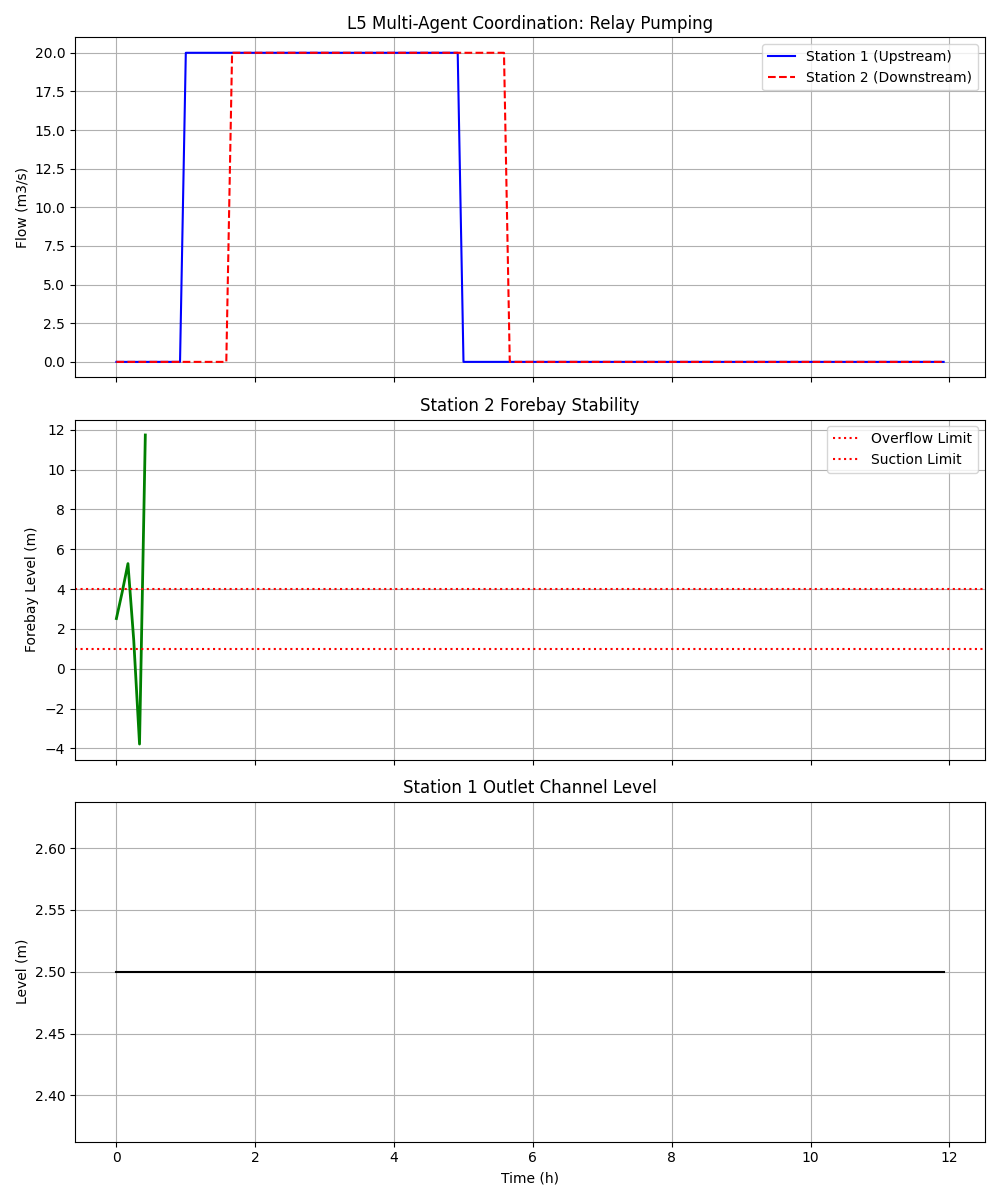

Recreate this plot in Python.

import numpy as np
import matplotlib.pyplot as plt
from ycjl_model import SaintVenantSolver, Config

# ==============================================================================
# L5 级数字孪生：多级泵站脉冲协同仿真 (Multi-Agent Pulse Coordination)
# ==============================================================================
# 模拟场景：屯佃泵站(Station 1) -> 渠道1 (12km) -> 前柳林泵站(Station 2)
# 验证目标：下游泵站能否精准配合上游脉冲，实现“智能接力”

class L5Coordinator:
    """中心化协调智能体 (或分布式协商逻辑)"""
    def __init__(self, distance_km, wave_speed_approx=5.0):
        self.distance = distance_km * 1000
        self.wave_speed = wave_speed_approx # m/s (浅水波速 sqrt(gh))
        
        # 预测波传播时间
        self.travel_time_sec = self.distance / self.wave_speed
        print(f"🌊 [L5 MPC] Estimated Wave Travel Time: {self.travel_time_sec/60:.1f} min")
        
    def get_downstream_schedule(self, t_now, upstream_schedule):
        """
        基于MPC思想，生成下游泵站的动作计划
        upstream_schedule: [(start_time, end_time, Q), ...]
        """
        downstream_schedule = []
        for (t_start, t_end, Q) in upstream_schedule:
            # 策略：提前一点开启下游泵站，甚至预降水位(Pre-discharge)
            # 这里简化为：紧跟波头，考虑滞后
            t_arrival = t_start + self.travel_time_sec
            t_departure = t_end + self.travel_time_sec
            
            # 为了安全，下游泵站稍微延后开启，利用前池容积缓冲头部波
            # 或者提前开启以腾容积？
            # L5策略：精准匹配。由于明渠有坦化作用，波形会变，这里做简单滞后。
            downstream_schedule.append((t_arrival, t_departure, Q))
            
        return downstream_schedule

class CascadedCanalSimulation:
    def __init__(self):
        # 渠道段1：屯佃 -> 前柳林
        self.len_1 = 12000.0 # 12km
        self.width = 20.0
        self.dx = 500.0
        self.dt = 30.0
        
        # 物理模型: Channel 1
        self.channel1 = SaintVenantSolver(length=self.len_1, width=self.width, dx=self.dx)
        
        # 初始状态
        self.channel1.h[:] = 2.5
        self.channel1.Q[:] = 0.0
        
        # 前池模型 (Forebay at Station 2 input)
        self.forebay_level = 2.5
        self.forebay_area = 2000.0 # m2
        
        # L5协调器
        # 估算波速: h=2.5, v~0 -> c = sqrt(9.8*2.5) = 4.95 m/s
        self.coordinator = L5Coordinator(distance_km=12.0, wave_speed_approx=5.0)
        
        # 泵站计划 (上游)
        # T=1h 开始脉冲，持续 4h
        self.res_schedule_up = [(3600, 3600 + 4*3600, 20.0)]
        self.res_schedule_down = self.coordinator.get_downstream_schedule(0, self.res_schedule_up)

    def get_pump_q(self, t, schedule):
        for (start, end, q_val) in schedule:
            if start <= t < end:
                return q_val
        return 0.0

    def run(self):
        history = {'time':[], 'H_up':[], 'H_down_forebay':[], 'Q_up':[], 'Q_down':[]}
        
        total_steps = int(12 * 3600 / self.dt) # 12 hours
        
        print("🚀 Starting Multi-Agent Simulation...")
        
        for i in range(total_steps):
            t = i * self.dt
            
            # 1. 上游泵站动作 (Station 1 Output)
            q_pump_1 = self.get_pump_q(t, self.res_schedule_up)
            
            # 2. 下游泵站动作 (Station 2 Input/Suction)
            # 智能体控制：严格执行计划
            q_pump_2 = self.get_pump_q(t, self.res_schedule_down)
            
            # 3. 渠道1演进
            # 上游边界: q_pump_1
            # 下游边界: 假设自由出流进前池 (Q_out depends on h_end vs h_forebay)
            # 简化: 下游通过 forebay level 顶托
            q_last = self.channel1.step(q_pump_1, self.forebay_level, self.dt)
            
            # 4. 下游前池水位更新
            # dH/dt = (Q_in_from_channel - Q_pump_2) / Area
            # Q_in_from_channel = q_last (Solver的末端流量)
            self.forebay_level += (q_last - q_pump_2) / self.forebay_area * self.dt
            
            if i % 10 == 0:
                history['time'].append(t/3600)
                history['H_up'].append(self.channel1.h[0])
                history['H_down_forebay'].append(self.forebay_level)
                history['Q_up'].append(q_pump_1)
                history['Q_down'].append(q_pump_2)
                
        return history

def plot_results(res):
    fig, axes = plt.subplots(3, 1, figsize=(10, 12), sharex=True)
    
    # 1. 流量协调
    axes[0].plot(res['time'], res['Q_up'], 'b-', label='Station 1 (Upstream)')
    axes[0].plot(res['time'], res['Q_down'], 'r--', label='Station 2 (Downstream)')
    axes[0].set_ylabel('Flow (m3/s)')
    axes[0].set_title('L5 Multi-Agent Coordination: Relay Pumping')
    axes[0].legend()
    axes[0].grid(True)
    
    # 2. 前池水位 (关键指标: 是否抽空或溢出)
    axes[1].plot(res['time'], res['H_down_forebay'], 'g', linewidth=2)
    axes[1].axhline(y=4.0, color='r', linestyle=':', label='Overflow Limit')
    axes[1].axhline(y=1.0, color='r', linestyle=':', label='Suction Limit')
    axes[1].set_ylabel('Forebay Level (m)')
    axes[1].set_title('Station 2 Forebay Stability')
    axes[1].legend()
    axes[1].grid(True)
    
    # 3. 上游水位
    axes[2].plot(res['time'], res['H_up'], 'k')
    axes[2].set_xlabel('Time (h)')
    axes[2].set_ylabel('Level (m)')
    axes[2].set_title('Station 1 Outlet Channel Level')
    axes[2].grid(True)
    
    plt.tight_layout()
    plt.savefig('miyun_l5_multi_agent.png')
    print("Saved to miyun_l5_multi_agent.png")

if __name__ == "__main__":
    sim = CascadedCanalSimulation()
    data = sim.run()
    plot_results(data)
